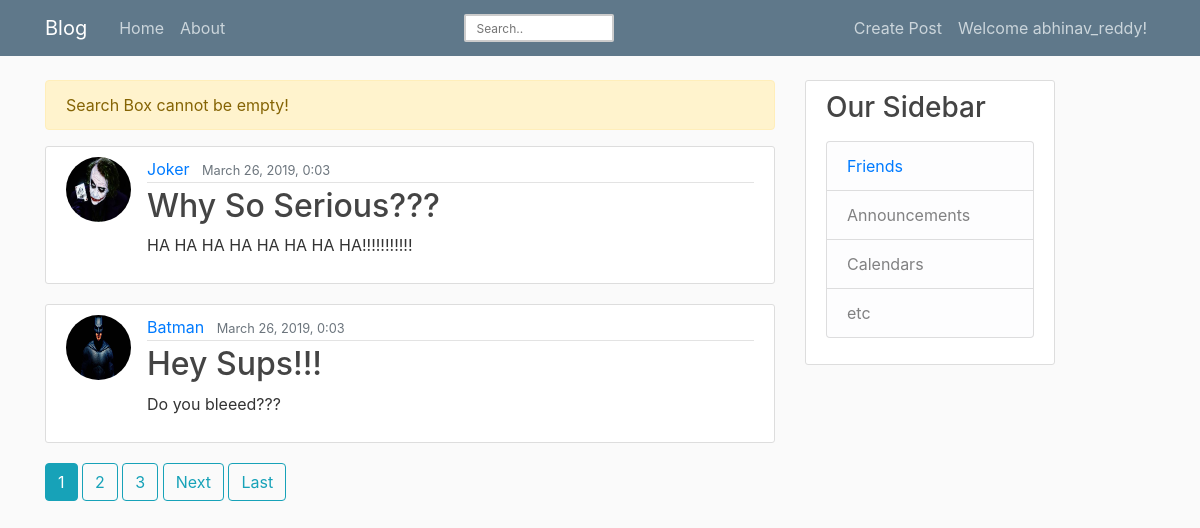
Screenshot of /blog/search/ (signed in) with the database file from the repository.
### myblog/models.py (models this page shows, shortened)
class Post(models.Model):
    title = models.CharField(max_length=100)
    content = models.TextField()
    date_posted = models.DateTimeField(default=timezone.now)
    author = models.ForeignKey('auth.User', on_delete=models.CASCADE)

### users/models.py (models this page shows, shortened)
class Profile(models.Model):
    user = models.OneToOneField(User, on_delete=models.CASCADE)
    image = models.ImageField(default='default.jpg',upload_to='profile_pics')

### myblog/views.py (the view)
# urls.py: path('search/',SearchView.as_view(),name='blog-search'),
class SearchView(LoginRequiredMixin,ListView):
        model = Post
        template_name = 'myblog/home.html'
        context_object_name = 'posts'
        ordering = ['-date_posted']
        paginate_by = 2
        def get(self,request):
            posts = Post.objects.all().order_by('-date_posted')
            paginator = Paginator(posts,2)
            page = request.GET.get('page')
            if 'search' in request.GET and request.GET['search']:
                search = request.GET['search']
                for post in posts:
                    if search.lower() == post.author.username.lower():
                        userid = post.author_id
                        break
                    else:
                        userid = None
                if userid == None:
                    context = {
                    'posts': paginator.get_page(page),
                    'message' : 'No search found'
                    }
                    return render(request,'myblog/search.html', context)
                else:
                    post = Post.objects.filter(author=userid).order_by('-date_posted')
                    paginator = Paginator(post,2)
                    page = request.GET.get('page')
                    context = {
                            'posts' : paginator.get_page(page),
                            'query' : search
                            }
                    return render(request, 'myblog/search.html', context)
            else:
                print(page)
                if page == None:
                    messages.warning(request, 'Search Box cannot be empty!')
                    context={
                    'posts' : paginator.get_page(page)
                    }
                else:
                    context={
                    'posts' : paginator.get_page(page)
                    }
                return render(request,'myblog/search.html',context)

### myblog/templates/myblog/search.html (shortened to what this page needs)
{% extends "myblog/base.html" %}
{% block content %}
    {% for post in posts %}
      <article class="media content-section">
        <img class="rounded-circle article-img" src="{{post.author.profile.image.url}}">
        <div class="media-body">
          <div class="article-metadata">
            <a class="mr-2" href="{% url 'user-posts' post.author.username %}">{{ post.author }}</a>
            <small class="text-muted">{{ post.date_posted|date:"F d, Y, G:m" }}</small>
          </div>
          <h2><a class="article-title" href="{% url 'post-detail' post.id %}">{{ post.title }}</a></h2>
          <p class="article-content">{{ post.content }}</p>
        </div>
      </article>
    {% endfor %}
      {% for num in posts.paginator.page_range %}
        {% if posts.number == num %}
          <a class="btn btn-info mb-4" href="?page={{num}}&search={{query}}">{{ num }}</a>
        {% elif num > posts.number|add:'-3' and num < posts.number|add:'3' %}
          <a class="btn btn-outline-info mb-4" href="?page={{num}}&search={{query}}">{{ num }}</a>
        {% endif %}
      {% endfor %}
      {% if posts.has_next %}
        <a class="btn btn-outline-info mb-4" href="?page={{posts.next_page_number}}&search{{query}}">Next</a>
        <a class="btn btn-outline-info mb-4" href="?page={{posts.paginator.num_pages}}&search={{query}}">Last</a>
      {% endif %}
{% endblock content %}

### myblog/templates/myblog/base.html (shortened to what this page needs)
{% load static %}
<!DOCTYPE html>
<html lang="en" dir="ltr">
  <head>
    <link rel="stylesheet" href="https://maxcdn.bootstrapcdn.com/bootstrap/4.0.0/css/bootstrap.min.css">
    <link rel="stylesheet" type="text/css" href="{% static 'myblog/main.css' %}">
  </head>
  <body>
        <header class="site-header">
          <nav class="navbar navbar-expand-md navbar-dark bg-steel fixed-top">
            <div class="container">
              <a class="navbar-brand mr-4" href="{% url 'blog-home' %}">Blog</a>
              <div class="collapse navbar-collapse" id="navbarToggle">
                <div class="navbar-nav mr-auto">
                  <a class="nav-item nav-link" href="{% url 'blog-home' %}">Home</a>
                  <a class="nav-item nav-link" href="{% url 'blog-about' %}">About</a>
                </div>
                <div class="navbar-nav mr-auto">
                  <form name="myform" method="GET" action="{% url 'blog-search' %}">
                    <input type="text" name="search" placeholder="Search..">
                  </form>
                </div>
                <div class="navbar-nav ">
                  {% if user.is_authenticated %}
                    <a class="nav-item nav-link" href="{% url 'post-create' %}">Create Post</a>
                    <li class="dropdown">
                      <a href="#" class="nav-item nav-link" data-toggle="dropdown">Welcome {{ user }}!</a>
                    </li>
                  {% else %}
                    <a class="nav-item nav-link" href="{% url 'login' %}">Login</a>
                    <a class="nav-item nav-link" href="{% url 'register' %}">Register</a>
                  {% endif %}
                </div>
              </div>
            </div>
          </nav>
        </header>
        <main role="main" class="container">
          <div class="row">
            <div class="col-md-8">
              {% if messages %}
                {% for message in messages %}
                  <div class="alert alert-{{message.tags}}">
                    {{message}}
                  </div>
                {% endfor %}
              {% endif %}
              {% block content %}{% endblock %}
            </div>
            <div class="col-md-4">
              <div class="content-section" style="width:250px;">
                <h3>Our Sidebar</h3>
                <p class='text-muted'>
                  <ul class="list-group">
                    <li class="list-group-item list-group-item-light"><a href="{% url 'friends' %}">Friends</a></li>
                    <li class="list-group-item list-group-item-light">Announcements</li>
                    <li class="list-group-item list-group-item-light">Calendars</li>
                    <li class="list-group-item list-group-item-light">etc</li>
                  </ul>
                </p>
              </div>
            </div>
          </div>
        </main>
    {% include 'session_security/all.html' %}
    {% include "session_security/all.html" %}
  </body>
</html>

### myblog/static/myblog/main.css (style rules this page uses)
body { background: #fafafa; color: #333333; margin-top: 5rem; }
h1, h2, h3, h4, h5, h6 { color: #444444; }
ul { margin: 0; }
.bg-steel { background-color: #5f788a; }
.site-header .navbar-nav .nav-link { color: #cbd5db; }
.content-section { background: #ffffff; padding: 10px 20px; border: 1px solid #dddddd; border-radius: 3px; margin-bottom: 20px; }
.article-title { color: #444444; }
.article-content { white-space: pre-line; }
.article-img { height: 65px; width: 65px; margin-right: 16px; }
.article-metadata { padding-bottom: 1px; margin-bottom: 4px; border-bottom: 1px solid #e3e3e3 }

### myblog/templates/myblog/base.html (style rules this page uses)
input[type=text] { height: 20px; width: 150px; box-sizing: border-box; border: 2px solid #ccc; border-radius: 2px; font-size: 12px; background-color: white; background-position: 10px 10px; background-repeat: no-repeat; padding: 12px 10px 12px 10px; -webkit-transition: width 0.4s ease-in-out; transition: width 0.4s ease-in-out; }

### rows the page displays
Post: author.profile.image (picture), author "Joker", date_posted "March 26, 2019, 0:03", title "Why So Serious???", content "HA HA HA HA HA HA HA HA!!!!!!!!!!!"
Post: author.profile.image (picture), author "Batman", date_posted "March 26, 2019, 0:03", title "Hey Sups!!!", content "Do you bleeed???"

### other values shown
{{ user }} "abhinav_reddy"
{{ message }} "Search Box cannot be empty!"
{{ num }} "1"
{{ num }} "2" "3"
